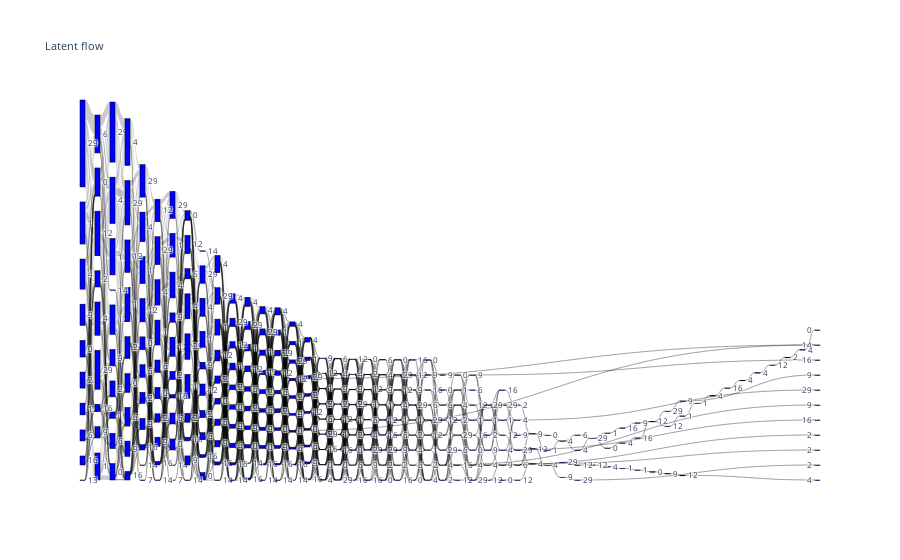

The notebook cell saved with this chart:
### Code cell
z_ids = list(df['posterior_latent'].unique())
max_len = max(len(g) for _, g in df.groupby('conversation_id'))

data = dict()
for _, dialog in df.groupby('conversation_id'):
    trace = dialog['posterior_latent'].to_list()
    for t in range(len(trace) - 1):
        data[(f't_{t}_z_{trace[t]}', f't_{t + 1}_z_{trace[t + 1]}')] = \
            data.get((f't_{t}_z_{trace[t]}', f't_{t + 1}_z_{trace[t + 1]}'), 0) + 1

labels_dict = {lbl: i for i, lbl in enumerate(set(l for k in data for l in k))}

sankey_data = {'source': [], 'target': [], 'value': []}
for (s, t), v in data.items():
    sankey_data['source'].append(labels_dict[s])
    sankey_data['target'].append(labels_dict[t])
    sankey_data['value'].append(v)

sankey_labels = [lbl.split('_')[-1] for lbl in labels_dict]

fig = go.Figure(data=[go.Sankey(
    node = dict(
      pad = 15,
      thickness = 5,
      line = dict(color = "black", width = 0.5),
      label = sankey_labels,
      color = "blue"
    ),
    link = sankey_data)])

fig.update_layout(title_text="Latent flow", font_size=8)
fig.show()

### Figure 1 — Plotly figure (JSON) as saved in the notebook; plotly's stock layout.template omitted (floating-point values rounded to 4 significant figures; data arrays with more than 128 entries replaced by an {"elided": "..."} marker saying what was removed)
{"data": [{"link": {"source": {"elided": "1960 int values"}, "target": {"elided": "1960 int values"}, "value": {"elided": "1960 int values"}}, "node": {"color": "blue", "label": {"elided": "325 str values"}, "line": {"color": "black", "width": 0.5}, "pad": 15, "thickness": 5}, "type": "sankey"}], "layout": {"autosize": true, "font": {"size": 8}, "title": {"text": "Latent flow"}}}
